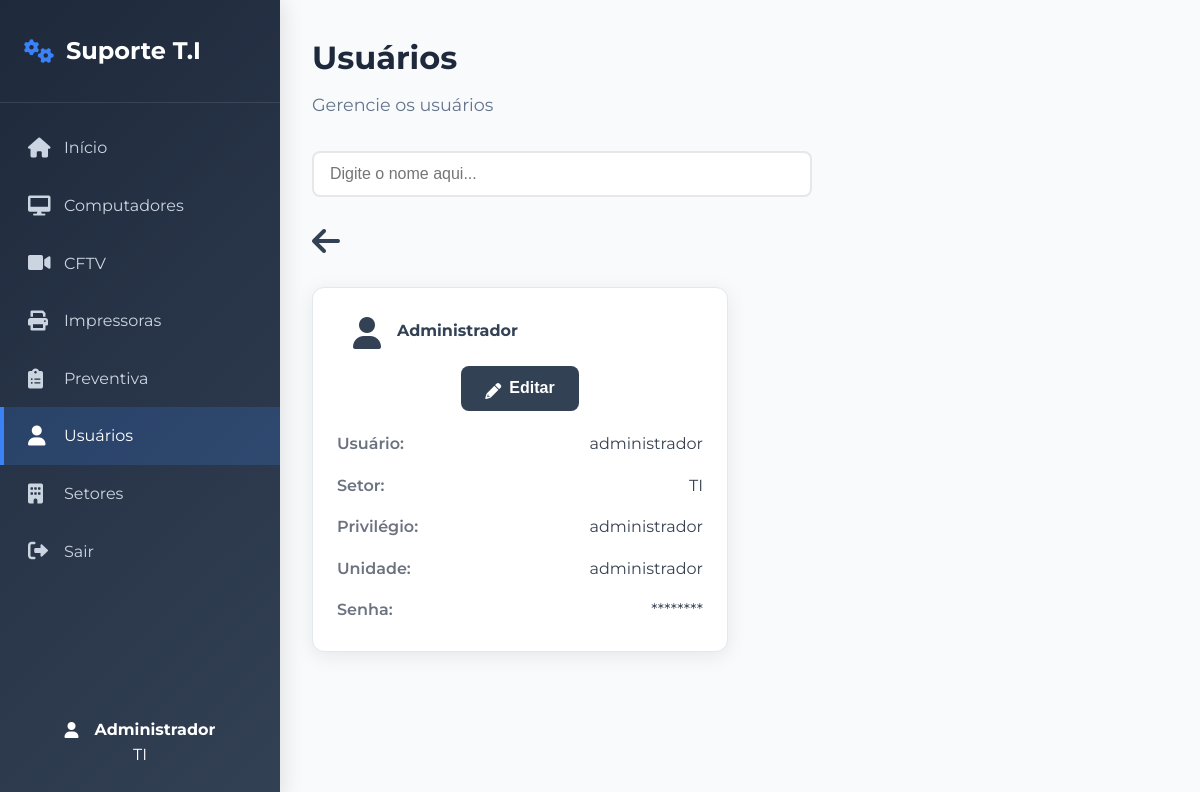
The page /view/usuarios.php?url=listar (signed in) on the database its author committed.
### tables this page shows
CREATE TABLE usuarios (
	id INT AUTO_INCREMENT,
	PRIMARY KEY (id),
	nome VARCHAR(50) NOT NULL,
    usuario VARCHAR(20) NOT NULL,
	senha VARCHAR(100) NOT NULL,
	setor VARCHAR(70) NOT NULL,
    privilegio VARCHAR(20) NOT null,
    unidade VARCHAR(20) NOT NULL
);

### models/UsuarioModel.php (called while the page is built, shortened)
<?php
require_once __DIR__ . '/../db/db.php';
class UsuarioModel{
    private $db;
    public function __construct()
    {
        $database = new Database();
        $this->db = $database->getConnection();
    }
    public function listar()
    {
        try
        {
            $sql = 'SELECT *
                FROM usuarios';
            $stmt = $this->db->prepare($sql);
            $stmt ->execute();
            return $stmt->fetchAll(PDO::FETCH_ASSOC);
        }
        catch (PDOException $e)
        {
            error_log("Erro ao listar os usuarios: " . $e->getMessage());
            return false;
        }
    }
};

### db/db.php (called while the page is built, shortened)
<?php
class Database {
    private $host = "10.141.121.67:3306";
    private $database = "informatica";
    private $port = "3306";
    private $user = "info";
    private $pass = "fefeco123@";
    private $pdo;
    private function connect() {
        try {
            $this->pdo = new PDO(
                "mysql:host={$this->host};port={$this->port};dbname={$this->database};charset=utf8",
                $this->user,
                $this->pass
            );
            $this->pdo->setAttribute(PDO::ATTR_ERRMODE, PDO::ERRMODE_EXCEPTION);
        } catch (PDOException $e) {
            die("Erro de conexão: " . $e->getMessage());
        }
    }
    public function getConnection() {
        return $this->pdo;
    }
}

### public/components/usuarios/usuariosListar.php (the view, shortened to what this page needs)
<?php
function listarUsuarios(array $usuarios)
{
?>
    <div id="users-list" class="usuarios-listagem tab-content active">
        <div class="equipment-grid-user" id="usersGrid">
            <?php if (empty($usuarios)) : ?>
                <p class="empty-state">Nenhum usuário cadastrado ainda.</p>
            <?php else : ?>
                <?php foreach ($usuarios as $usuario) : ?>
                    <div class="equipment-card-usuario equipment-card" id="usuario-<?= $usuario["id"] ?>" data-nome="<?= strtolower($usuario["nome"]) ?>" data-usuario="<?= strtolower($usuario["usuario"]) ?>">
                        <div class="flex">
                            <i class="fas fa-user fa-2xl icon-anima"></i>
                            <div class="span-icon-control">
                                <h4 id="nome-<?= $usuario["id"] ?>" data-key="nome"><?= htmlspecialchars($usuario["nome"]) ?></h4>
                            </div>
                        </div>
                        <div class="actions-control">
                            <div class="form-actions">
                                    <button type="button" class="botao botao-primario editarUsuario" data-id="<?= $usuario['id'] ?>">
                                        <i class="fa-solid fa-pencil"></i> Editar
                                    </button>
                            </div>
                        </div>
                        <div class="equipment-info">
                            <div class="info-row">
                                <span class="info-label">Usuário:</span>
                                <span class="info-value" data-key="usuario"><?= htmlspecialchars($usuario["usuario"]) ?></span>
                            </div>
                            <div class="info-row">
                                <span class="info-label">Setor:</span>
                               <span class="info-value" data-key="setor" data-value="<?= htmlspecialchars($usuario['setor']) ?>"><?= htmlspecialchars($usuario["setor"]) ?></span>
                            </div>
                            <div class="info-row">
                                <span class="info-label">Privilégio:</span>
                                <span class="info-value" data-key="privilegio"><?= htmlspecialchars($usuario["privilegio"]) ?></span>
                            </div>
                            <div class="info-row">
                                <span class="info-label">Unidade:</span>
                                <span class="info-value" data-key="unidade"><?= htmlspecialchars($usuario["unidade"]) ?></span>
                            </div>
                            <div class="info-row">
                                <span class="info-label">Senha:</span>
                                <span class="info-value" data-key="senha">********</span>
                            </div>
                        </div>
                    </div>
                <?php endforeach; ?>
            <?php endif; ?>
        </div>
    </div>
    <?php
}
?>

### public/styles/styles.css (style rules this page uses)
* { margin: 0; padding: 0; box-sizing: border-box; }
body { font-family: montserrat; background-color: #f8fafc; color: #334155; line-height: 1.6; }
.flex { display: flex; }

### public/styles/components/form.css (style rules this page uses)
.form-actions { display: flex; gap: 1rem; justify-content: center; }

### public/styles/components/botoes.css (style rules this page uses)
.botao { padding: 0.75rem 1.5rem; border: none; border-radius: 8px; font-size: 1rem; font-weight: 600; cursor: pointer; transition: all 0.3s ease; display: flex; align-items: center; gap: 0.5rem; color: white; }
.botao-primario { background-color: #334155; color: white; }

### public/styles/components/usuarioDiv.css (style rules this page uses)
.usuarios-listagem { opacity: 0; transform: translateY(-10px); transition: opacity 0.4s ease, transform 0.4s ease; }
.usuarios-listagem.show { opacity: 1; transform: translateY(0); }

### public/styles/components/equipamento.css (style rules this page uses)
.equipment-grid-user { display: grid; grid-template-columns: repeat(auto-fill, minmax(300px, 1fr)); gap: 1.5rem; }
.equipment-card { background: white; border-radius: 12px; padding: 1.5rem; box-shadow: 0 4px 20px rgba(0, 0, 0, 0.08); border: 1px solid #e2e8f0; transition: transform 0.3s ease, border 0.2s ease-in-out; }
.equipment-card i { margin-top: 5px; }
.equipment-info { display: grid; gap: 0.5rem; }
.equipment-card-usuario .icon-anima { padding: 1rem; }
.span-icon-control { display: block; max-width: 320px; align-items: center; white-space: nowrap; overflow: hidden; text-overflow: ellipsis; }
.actions-control { padding: 1rem 1rem 1rem 1rem; text-align: start; }

### public/styles/components/editarUsuario.css (style rules this page uses)
.editarUsuario { cursor: pointer; }

### public/styles/geral/paginacao.css (style rules this page uses)
.flex { display: flex; align-items: center; }

### public/styles/geral/info.css (style rules this page uses)
.info-row { display: flex; justify-content: space-between; padding: 0.25rem 0; }
.info-label { font-weight: 600; width: 150px; color: #6b7280; }
.info-value { color: #374151; text-align: right; }

### public/styles/geral/responsividade.css (style rules this page uses)
@media (max-width: 1920px) { .equipment-grid-user { grid-template-columns: repeat(auto-fill, minmax(300, 1fr)); } }

### rows shown on the page
usuarios: nome "Administrador", usuario "administrador", setor "TI", privilegio "administrador", unidade "administrador"

### other values the page prints
$_SESSION['nome'] "Administrador"
$_SESSION['setor'] "TI"
